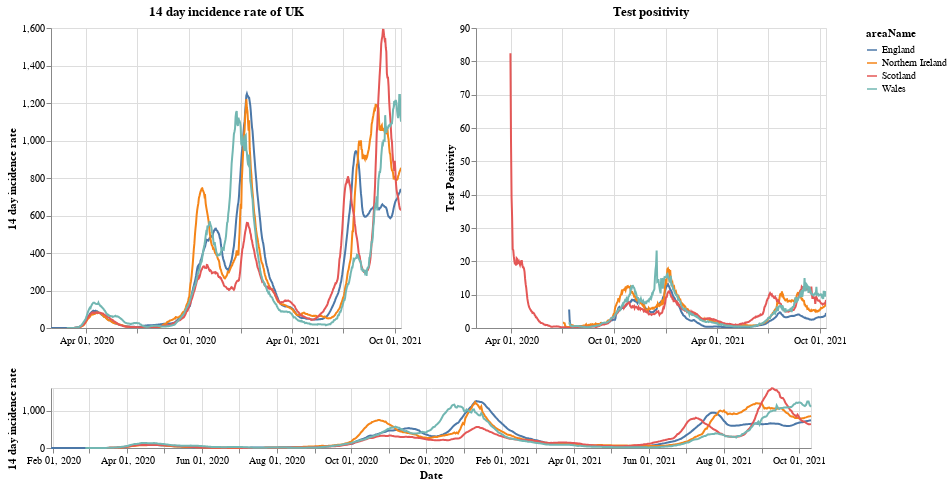

This figure's notebook cell:
### Markdown cell above
# Plots

First a plot with each country in the UK. The top right shows the positivity rate for (which is the percentage of registered tests which were positive) while the top left is the 14 day incidence rate. The bottom chart can be used to select the timeframe (does not work on a mobile device).

### Code cell
#collapse
brush = alt.selection(type='interval', name='DateBrush',encodings=['x'],fields=['Time'])
leg_selection = alt.selection_multi(fields=['areaName'], bind='legend')

base = alt.Chart(uk_cases).mark_line().encode(
    x=alt.X("yearmonthdate(date):T", axis=alt.Axis(title='Date')),
    y=alt.Y("twoWeeklyCasesRate:Q", axis=alt.Axis(title='14 day incidence rate')),
    tooltip=['areaName', 'date','twoWeeklyCasesRate', 'testPositivity'],
    color='areaName',
    opacity=alt.condition(leg_selection, alt.value(2), alt.value(0.1))
).add_selection(leg_selection).properties(width=350)

upper = base.encode(alt.X('yearmonthdate(date):T', axis=alt.Axis(title=''),
                         scale=alt.Scale(domain=brush))
                   ).properties(title=f'14 day incidence rate of UK')
upper_right = upper.encode(alt.Y('testPositivity:Q', axis=alt.Axis(title='Test Positivity'))).properties(title='Test positivity')
lower = base.properties(height=60, width = 760).add_selection(brush)

(upper | upper_right) & lower

### Figure 1 — Vega-Lite specification as saved in the notebook (floating-point values rounded to 4 significant figures; data arrays with more than 128 entries replaced by an {"elided": "..."} marker saying what was removed)
{"config": {"view": {"continuousWidth": 400, "continuousHeight": 300}}, "vconcat": [{"hconcat": [{"mark": "line", "encoding": {"color": {"type": "nominal", "field": "areaName"}, "opacity": {"condition": {"value": 2, "selection": "selector001"}, "value": 0.1}, "tooltip": [{"type": "nominal", "field": "areaName"}, {"type": "temporal", "field": "date"}, {"type": "quantitative", "field": "twoWeeklyCasesRate"}, {"type": "quantitative", "field": "testPositivity"}], "x": {"type": "temporal", "axis": {"title": ""}, "field": "date", "scale": {"domain": {"selection": "DateBrush"}}, "timeUnit": "yearmonthdate"}, "y": {"type": "quantitative", "axis": {"title": "14 day incidence rate"}, "field": "twoWeeklyCasesRate"}}, "selection": {"selector001": {"type": "multi", "fields": ["areaName"], "bind": "legend"}}, "title": "14 day incidence rate of UK", "width": 350}, {"mark": "line", "encoding": {"color": {"type": "nominal", "field": "areaName"}, "opacity": {"condition": {"value": 2, "selection": "selector001"}, "value": 0.1}, "tooltip": [{"type": "nominal", "field": "areaName"}, {"type": "temporal", "field": "date"}, {"type": "quantitative", "field": "twoWeeklyCasesRate"}, {"type": "quantitative", "field": "testPositivity"}], "x": {"type": "temporal", "axis": {"title": ""}, "field": "date", "scale": {"domain": {"selection": "DateBrush"}}, "timeUnit": "yearmonthdate"}, "y": {"type": "quantitative", "axis": {"title": "Test Positivity"}, "field": "testPositivity"}}, "selection": {"selector001": {"type": "multi", "fields": ["areaName"], "bind": "legend"}}, "title": "Test positivity", "width": 350}]}, {"mark": "line", "encoding": {"color": {"type": "nominal", "field": "areaName"}, "opacity": {"condition": {"value": 2, "selection": "selector001"}, "value": 0.1}, "tooltip": [{"type": "nominal", "field": "areaName"}, {"type": "temporal", "field": "date"}, {"type": "quantitative", "field": "twoWeeklyCasesRate"}, {"type": "quantitative", "field": "testPositivity"}], "x": {"type": "temporal", "axis": {"title": "Date"}, "field": "date", "timeUnit": "yearmonthdate"}, "y": {"type": "quantitative", "axis": {"title": "14 day incidence rate"}, "field": "twoWeeklyCasesRate"}}, "height": 60, "selection": {"selector001": {"type": "multi", "fields": ["areaName"], "bind": "legend"}, "DateBrush": {"type": "interval", "encodings": ["x"], "fields": ["Time"]}}, "width": 760}], "data": {"name": "data-5f2451803ee951ca3e778368964b0695"}, "$schema": "https://vega.github.io/schema/vega-lite/v4.8.1.json", "datasets": {"data-5f2451803ee951ca3e778368964b0695": {"elided": "2392 records"}}}
